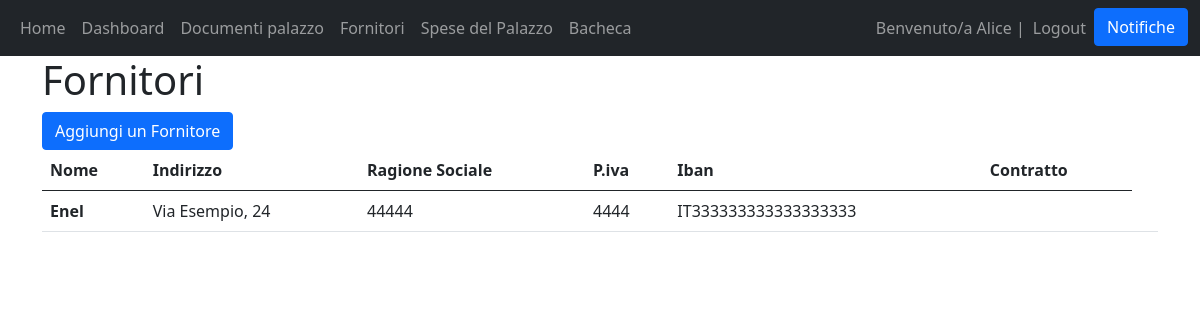
The app's page /fornitori (signed in) with its own data.
### Condominio/models.py (models this page shows, shortened)
class Fornitore(models.Model):
    nome = models.CharField(max_length=100, primary_key=True)
    contratto = models.FileField("Contratto", blank=True, default=None)
    indirizzo = models.CharField(max_length=200)
    ragione_sociale = models.CharField(max_length=100)
    partita_iva = models.CharField(max_length=100)
    cf = models.CharField(max_length=100)
    iban = models.CharField(max_length=200)
    class Meta:
        verbose_name_plural = "Fornitori"

### Condominio/views.py (the view)
# urls.py: path('fornitori', views.fornitori, name="fornitori"),
@login_required(login_url="/login")
def fornitori(request):
    fornitori=Fornitore.objects.all()
    if request.method == "POST":
        fornitore_id = request.POST.get("fornitore-id")
        print(fornitore_id)
        fornitore=Fornitore.objects.filter(id=fornitore_id).first()
        if fornitore and (fornitore.author == request.user or request.user.has_perm("main.delete_fornitore")):
            fornitore.delete()
    return render(request, 'Condominio_main/fornitori.html', {"fornitori":fornitori})

### Condominio/templates/Condominio_main/fornitori.html (shortened to what this page needs)
{% extends 'Condominio_main/base.html' %}
{% block content %}
<h1>Fornitori</h1>
<a class="btn btn-primary" href="/create_fornitore" role="button">Aggiungi un Fornitore</a>
<table class="table">
     <thead>
       <tr>
         <th scope="col">Nome</th>
         <th scope="col">Indirizzo</th>
         <th scope="col">Ragione Sociale</th>
         <th scope="col">P.iva</th>
         <th scope="col">Iban</th>
         <th scope="col">Contratto</th>
       </tr>
     </thead>
     <tbody>
         {% for fornitore in fornitori %}
         <tr>
             <th scope="row">{{fornitore.nome}}</th>
             <td>{{fornitore.indirizzo}}</td>
             <td>{{fornitore.ragione_sociale}}</td>
             <td>{{fornitore.partita_iva}}</td>
             <td>{{fornitore.iban}}</td>
             <td>{{fornitore.contratto}}</td>
             <td>
             </td>
         </tr>
         {% endfor %}
     </tbody>
 </table>
{% endblock %}

### Condominio/templates/Condominio_main/base.html (shortened to what this page needs)
<!DOCTYPE html>
<html lang="en">
<head>
    <link href="https://cdn.jsdelivr.net/npm/bootstrap@5.0.2/dist/css/bootstrap.min.css" rel="stylesheet">
</head>
<body>
    <nav class="navbar navbar-expand-lg navbar-dark bg-dark">
        <div class="container-fluid">
            <div>
                <ul class="navbar-nav">
                    <li class="nav-item">
                        <a class="nav-link" href="/home">Home</a>
                    </li>
                    <li class="nav-item">
                        <a class="nav-link" href="/create_interno">Dashboard</a>
                    </li>
                    <li class="nav-item">
                        <a class="nav-link" href="/documenti_palazzo">Documenti palazzo</a>
                    </li>
                    <li class="nav-item">
                        <a class="nav-link" href="/fornitori">Fornitori</a>
                    </li>
                    <li class="nav-item">
                        <a class="nav-link" href="/spesa">Spese del Palazzo</a>
                    </li>
                    <li class="nav-item">
                        <a class="nav-link" href="/bacheca">Bacheca</a>
                    </li>
                </ul>
            </div>
            <div>
                <ul class="navbar-nav">
                    {% if user.is_authenticated %}
                    <span class="navbar-text">Benvenuto/a {{user.first_name}} | </span>
                    <li class="nav-item">
                        <a class="nav-link" href="/logout">Logout</a>
                    </li>
                    <li class="nav-item">
                        <li class="nav-item">
                            <button class="btn btn-primary" type="button" data-bs-toggle="offcanvas" data-bs-target="#offcanvasRight" aria-controls="offcanvasRight">Notifiche</button>
                        </li>
                    </li>
                    {% else %}
                    <li class="nav-item">
                        <a class="nav-link" href="/login">Login</a>
                    </li>
                    {% endif %}
                </ul>
            </div>
        </div>
    </nav>
    <div class="container">
        {% block content %}
        {% endblock  %}
    </div>
</body>
</html>

### records on screen
Fornitore: nome "Enel", indirizzo "Via Esempio, 24", ragione_sociale "44444", partita_iva "4444", iban "IT333333333333333333"

### other values on screen
{{ user.first_name }} "Alice"
